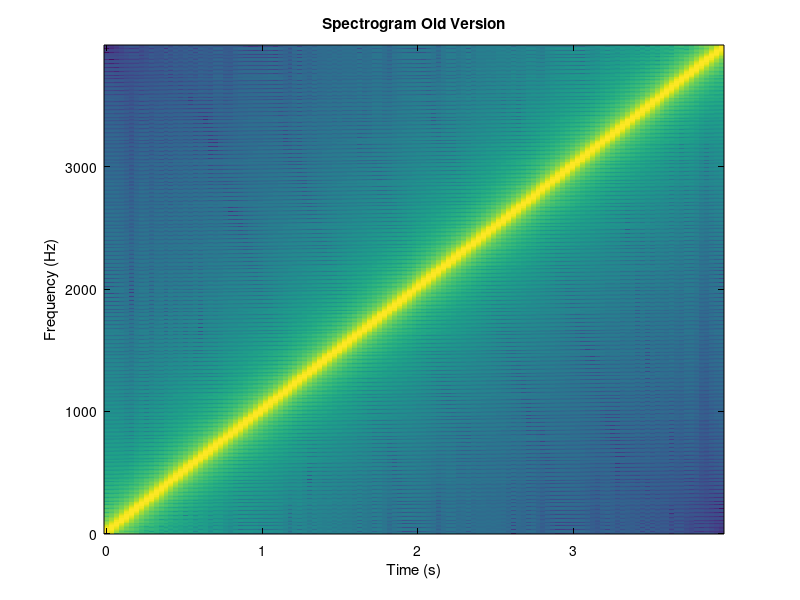

Recreate this plot in MATLAB.
%% Chapter 3 - How is sound processed in an MP3 player?
% This is a companion file to the book "Applied Signal Processing", 
% by T.Dutoit and F. Marques, Springer 2008.
% 
% It is supposed to be run cell-by-cell, using the cell mode of 
% MATLAB 6 and later versions. Search for "what are cells" in the 
% product help of MATLAB to know how to use them.
% 
% This file uses the SIGNAL_PROCESSING toolbox of MATLAB.
 
%%
% In this script, we will see how the limitations of the human auditory
% process have been taken into account for the design of perceptual audio
% coders, with special emphasis on the principles underlying the MPEG-1
% Layer-I audio coding norm. We start by examining a two-channel filter bank
% using conventional filters (Section 1) and QMF filters (Section 2). We
% then extend our study to a 32-channel PQMF filter bank (Section 3) and
% show how it can be efficiently implemented using block-based lapped
% transforms (Section 4). We conclude by providing our filter bank with
% a perceptual quantizer for sub-band signals (Section 5).
%
% Copyright N. Moreau, T. Dutoit (2007)

% Order of the following 5 lines are important!
% onCleanup must be used after the configuration.
clc;
close all;
clear auto_save_fig;
set(0, 'DefaultFigureVisible', 'off'); 
security = onCleanup(@()Secure_Close);

set(0, 'defaultAxesColor', 'w');
set(0, 'defaultAxesXColor', 'k');
set(0, 'defaultAxesYColor', 'k');
set(0, 'defaultTextColor', 'k');
set(0, 'defaultFigureColor', 'w');

try
    
    %% 1. Two-channel filter bank
    % The MPEG 1 Layer I coder is based on quantifying the sub-band signals of
    % an analysis-synthesis filter bank (as we will see later, this can also be
    % interpreted in terms of block-transform-based processing).  
    % The analysis filter-bank at the encoder splits the signal into (ideally,
    % non-overlapping) frequency bands. The resulting narrow-band signals are
    % then decimated, and quantized. The decoder upsamples each sub-band signal
    % and performs band-pass-filtering so as to eliminate the aliasing images
    % due to upsampling.    
    % 
    % Before examining a complete M-channel filter bank, we first discuss 
    % the 2-channel case, and the effect of a decimation and interpolation in
    % each branch. 
    %
    % Let us first generate a 4-seconds chirp signal (from 0 to 4 kHz) with a
    % sampling rate of 8 kHz, which we will use as a reference throughout
    % this Section.  
    
    Fs=8000;
    input_signal=chirp((0:4*Fs)/Fs,0,4,4000);
    
    clf;
    soundsc(input_signal,Fs);
    
    %%
    % specgram(x, nfft, fs, window, noverlap)
    specgram(input_signal,1024,Fs,256);
    title('Spectrogram Old Version');
    ylabel('Frequency (Hz)');
    xlabel('Time (s)');
    auto_save_fig()
    
    % spectrogram(x,win,nOverlap,freqSpec,Fs)
    x = input_signal; win = hanning(256); nOverlap = 128;
    freqSpec = 1024;
    [S, F, T] = spectrogram(x,win,nOverlap,freqSpec,Fs);
    imagesc(T, F, 20*log10(abs(S)));
    axis xy;
    colormap(jet);
    title('Spectrogram New Version');
    ylabel('Frequency (Hz)');
    xlabel('Time (s)');
    auto_save_fig()
    
    %%
    % Applying direct downsampling-upsampling by 2 results in replacing every
    % other sample by zero. The result is that an artifact signal is added,
    % whose spectrum is the quadrature mirror image of that of the chirp. Two
    % sinusoids can be heard at any time. (Notice we multiply the signal by 2
    % when upsampling, so that the power of the signal remains unchanged.)
    
    downsampled=input_signal(1:2:end);
    upsampled(1:2:2*length(downsampled))=2*downsampled;
    
    clf;
    specgram(upsampled,1024,Fs, 256);
    auto_save_fig()
    soundsc(upsampled,Fs);
    
    %%
    % Adding a quarter-band filter after upsampling eliminates the image
    % distortion, making sure that only one 
    % sinusoid appears at any time. During the first half of the chirp, that
    % sinusoid is the chirp itself; during the second half, the sinusoid is an
    % alias, due to the quadrature mirror image of the chirp. 
    % We design the synthesis filter as symmetric FIR, so as to avoid phase 
    % distortion, and we set its order to 1000, so as to obtain high stop-band
    % rejection (close to 80 dB). Notice the first 1000 samples are a transient.
    
    G0=fir1(1000,1/2);
    freqz(G0,1);
    
    %%
    G0_output=filter(G0,1,upsampled);
    
    clf;
    % NB: The first 1000 samples are a filter transient reponse
    specgram(G0_output(1001:end),1024,Fs);
    auto_save_fig()
    soundsc(G0_output(1001:end),Fs);
    
    %% 
    % Adding another quarter-band filter before downsampling removes the
    % aliasing distortion, i.e. the alias in the second half of the chirp. This synthesis 
    % filter can a priori be identical to the analysis filter.
    
    H0=G0;
    H0_output=filter(H0,1,input_signal);
    downsampled=H0_output(1:2:end);
    upsampled(1:2:2*length(downsampled))=2*downsampled;
    G0_output=filter(G0,1,upsampled);
    
    clf;
    % NB: The first 2000 samples are a filter transient reponse
    specgram(G0_output(2001:end),1024,Fs, 256);
    auto_save_fig()
    soundsc(G0_output(2001:end),Fs);
    
    %% 
    % Using HF quarter-band filters instead of LF ones selects the second half
    % of the chirp.
    
    G1=fir1(1000,1/2,'high');
    H1=G1;
    H1_output=filter(H1,1,input_signal);
    downsampled=H1_output(1:2:end);
    upsampled(1:2:2*length(downsampled))=2*downsampled;
    G1_output=filter(G1,1,upsampled);
    
    clf;
    specgram(G1_output(2001:end),1024,Fs,256);
    auto_save_fig()
    soundsc(G1_output(2001:end),Fs);
    
    %%
    % We now examine the output of the 2-channel sub-band filter bank, by
    % adding  the two signals obtained above.
    
    synt_signal=G0_output+G1_output;
    
    clf;
    specgram(synt_signal(2001:end),1024,Fs,256);
    auto_save_fig()
    soundsc(synt_signal(2001:end),Fs);
    
    %%
    % Perfect reconstruction is not achieved, as shown in the previous
    % spectrogram. Closer examination of the error waveform shows that most of
    % the error lies in the center of the signal (this is not shown in the
    % spectrogram), i.e., for frequencies for which the H0 and H1 filters
    % overlap: more important aliasing cannot be avoided in each band for these
    % frequencies. 
    
    % Shift synt_signal to account for the filters delay. A symmetric FIR
    % filter of order N (length N+1) brings a delay of N/2 samples.
    error=synt_signal(1001:end)-input_signal(1:end-1000);
    plot(error);
    auto_save_fig()
    soundsc(error,Fs)
    
    %% 2. Two channel QMF filter bank
    % Perfect reconstruction is possible even with non ideal filters (i.e. even
    % with some aliasing in each band) provided the overall aliasing is canceled
    % when adding the low-pass and high-pass sub-band signals.
    % This, as we shall see, is mainly the responsibility of the analysis and
    % synthesis filters. 
    %
    % (Johnston's type) QMF filters provide a solution for nearly perfect
    % reconstruction. In this example, we use Johnston's "B-12" QMF. 
    
    H0_QMF=[-0.006443977 0.02745539 -0.00758164 ...
        -0.0913825  0.09808522 0.4807962];
    H0_QMF=[H0_QMF fliplr(H0_QMF)];
    [H0,W]=freqz(H0_QMF,1);
    
    H1_QMF=H0_QMF.*[1 -1 1 -1 1 -1 1 -1 1 -1 1 -1];
    [H1,W]=freqz(H1_QMF,1);
    
    plot(W/pi,20*log10(abs(H0)),'-',W/pi,20*log10(abs(H1)),'--');
    legend('H0(f)', 'H1(f)');
    xlabel('Normalized frequency (*pi rad/sample)'); ylabel('Magnitude (dB)');
    auto_save_fig()
    
    %%
    % These filters are not very frequency selective (because their order is
    % low), and will therefore allow important aliasing in each band.
    
    Fs=8000;
    input_signal=chirp((0:4*Fs)/Fs,0,4,4000);
    
    % LF band
    H0_output=filter(H0_QMF,1,input_signal);
    subband_0=H0_output(1:2:end);
    upsampled(1:2:2*length(subband_0))=2*subband_0;
    G0_QMF=H0_QMF;
    G0_output=filter(G0_QMF,1,upsampled);
    
    clf;
    specgram(G0_output,1024,Fs,256);
    auto_save_fig()
    %soundsc(G0_output,Fs);
    
    %%
    % HF band
    
    H1_output=filter(H1_QMF,1,input_signal);
    subband_1=H1_output(1:2:end);
    upsampled(1:2:2*length(subband_0))=2*subband_1;
    G1_QMF=-H1_QMF;
    G1_output=filter(G1_QMF,1,upsampled);
    
    clf;
    specgram(G1_output,1024,Fs,256);
    auto_save_fig()
    %soundsc(G1_output,Fs);
    
    %% 
    % Perfect reconstruction is now achieved, because the QMF analysis and
    % synthesis filters are such that the aliasing in each band sum up to zero
    % (more precisely, close to 0). 
    
    synt_signal=G0_output+G1_output;
    
    clf;
    specgram(synt_signal,1024,Fs,256);
    auto_save_fig()
    %soundsc(synt_signal,Fs);
    
    %% 3. 32-Channel Pseudo-QMF filter bank
    % We now build a 32-channel PQMF filter bank, as implemented in the MPEG-1
    % Layer-I norm, and check its perfect reconstruction capability.
    %
    % *MATLAB function involved:*
    % 
    % * |hn = PQMF32_prototype| returns in |hn| the impulse response of the prototype
    % low-pass symmetric filter of length 512 for building a 32-channel PQMF
    % filter bank. This filter is used in the MPEG-1 Layer-I coder. Its
    % normalized bandpass is 1/64 Hz and it satisfies the PR condition.  
    
    % Load the prototype lowpass filter
    hn=PQMF32_prototype;
    
    %%
    % Build 32 cosine modulated filters centered on normalized frequencies
    % Fi=(2*i+1)/64 *1/2
    PQMF32_Gfilters = zeros(32, 512);
    for i = 0:31
        t2 = ((2*i+1)*pi/(2*32))*((0:511)+16);
        PQMF32_Gfilters(i+1,:) = hn.*cos(t2);
    end
    PQMF32_Hfilters=fliplr(PQMF32_Gfilters);
    
    for i = 1:32
        [H,W]=freqz(PQMF32_Hfilters(i,:),1,512,44100);
        plot(W,20*log10(abs(H))); hold on
    end
    xlabel('Frequency (Hz)'); ylabel('Magnitude (dB)');
    set(gca,'xlim',[0 22050]);
    hold off;
    auto_save_fig()
    
    %%
    % Clearly, PQMF filters are not ideal band-pass filters with normalized
    % bandwidth=1/64. But they almost satisfy the "pseudo" feature, which
    % assumes that the filter response in a given band only overlaps with its 2
    % neighboring bands. The total normalized bandwidth of each filter is 
    % indeed about  1/32. Notice the filter gain is 15 dB, i.e. 20*log10(32)/2.
    % As a result, passing twice through the filter produces a gain of 32,
    % which compensates for the decimation by 32. In the next lines, it is thus
    % not necessary to multiply upsampled sub-band signals by 32.
    %
    % Let us now check the output of the PQMF filter bank when fed with 2
    % seconds of violin monophonic signal sampled at 44.100 Hz.
    
    [input_signal, Fs] = audioread('C:\Users\hp\Documents\Erasmus\Project\ASP_Project\chapters\ch-3\audio_samples\violin.wav');
    clf;
    specgram(input_signal,1024,Fs,256);
    auto_save_fig()
    soundsc(input_signal,Fs);
    
    %%
    output_signal=zeros(size(input_signal));
    
    for i=1:32
    
        Hi_output=filter(PQMF32_Hfilters(i,:),1,input_signal);
        subband_i=Hi_output(1:32:end);
        upsampled_i(1:32:32*length(subband_i))=subband_i;
        % synthesis filters are the symmetric of the analysis filters, which
        % ensures linear phase in each sub-band
        Gi_output=filter(PQMF32_Gfilters(i,:),1,upsampled_i');
        output_signal=output_signal+Gi_output;
        
        % Screen output
        fprintf('processing sub-band %3d\n', i)
    
        if i==3 
            G3_output=Gi_output;
        end
    
    end
    
    %%
    % As revealed by listening sub-band 3, isolated sub-band signals
    % are very much aliased, because each  PQMF filter is not ideal. 
    
    clf;
    specgram(G3_output,1024,Fs,256);
    auto_save_fig()
    soundsc(G3_output,Fs);
    
    %%
    % The PQMF filter bank makes sure aliasing in adjacent bands cancels itself
    % when sub-bands are added. 
    
    specgram(output_signal,1024,Fs,256);
    auto_save_fig()
    soundsc(output_signal,Fs);
    
    %%
    % The power of the reconstruction error is about 85 dB below that of the
    % signal. Notice the ouput is delayed by 511 samples (since H and G filters
    % have a delay of 511/2 samples).
    %
    % *MATLAB function involved:*
    % 
    % * |snr = snr(signal,signal_plus_noise, max_shift,showplot)| returns the
    % signal-to-noise ratio computed from the input signals. |Max_shift| gives
    % the maximum time-shift (in samples) between |signal| and
    % |signal_plus_noise|. The actual time-shift (obtained from the maximum of
    % the cross-correlation between both signals) is taken into account to
    % estimate the noise. If |showplot| is specified, then the signal,
    % signal_plus_noise, and error are plotted, and the SNR is printed on the
    % plot.
    
    error=output_signal(512:end)-input_signal(1:end-511);
    
    [signal_psd,w]=periodogram(input_signal(11001:12024),hamming(1024));
    [error_psd,w]=periodogram(error(11001:12024),hamming(1024));
    plot(w/pi*22050,10*log10(signal_psd)); hold on;
    plot(w/pi*22050,10*log10(error_psd),'r','linewidth',2); hold off;
    set(gca,'xlim',[0 22050]);
    legend('Signal PSD', 'Error PSD');
    xlabel('Frequency (Hz)'); ylabel('Magnitude (dB)');
    auto_save_fig()
    snr_PQMF=snr(input_signal(1:end-511),output_signal(512:end),0);
    
    %% 4. Filter banks and Lapped Transforms
    % If the length of the filters used in M-channel sub-band filters were
    % exactly M samples, one could easily see the operations performed
    % simultaneously by the M analysis filters as a linear transform of
    % successive non-overlapping M sample frames of the input signal.
    %
    % A 4-sample DFT, for instance, can implement a 4-channel filter bank
    % whose subband filters are the time-reversed of the lines of the 4x4 DFT
    % matrix. Applying it to a chirp is straightforward.
    
    Fs=8000;
    input_signal=chirp((1:4*Fs)/Fs,0,4,4000);
    
    for i=1:length(input_signal)/4
    
        % creating a column vector with 4 samples
        input_frame=input_signal(4*(i-1)+1:4*(i-1)+4)';
        
        % producing one sample in each downsampled sub-band, i.e. band-pass
        % filtering and downsampling all sub-bands in one operation.
        subbands_sample=fft(input_frame);
        
        % producing four samples of the filter bank output, i.e. upsampling, 
        % band-pass filtering all sub-bands, and summing them in one operation. 
        output_frame=ifft(subbands_sample);
        
        % storing the output column vector in the output signal
        output_signal(4*(i-1)+1:4*(i-1)+4)=output_frame';
    
    end
    
    soundsc(output_signal,Fs);
    
    %%
    % Since the underlying filters have complex coefficients, however, each
    % sub-band signal is complex. What is more, this type of filter bank is not
    % very frequency selective, as shown below. The frequency overlap between
    % adjacent bands is about half the main lobe band-pass (as in the previous
    % section on PQMF), but the side lobes are very high. This does not make it
    % a good candidate for sub-band coding. 
    
    tmp=[1 ; exp(-j*pi/2) ; exp(-j*pi) ; exp(-j*3*pi/2)];
    DFT_matrix_4x4=vander(tmp); 
    
    for i=1:4
        [H,W]=freqz(fliplr(DFT_matrix_4x4(i,:)),1,'whole');
        plot(W/pi,max(20*log10(abs(H)),-50)); hold on
    end
    xlabel('Normalized frequency (*pi rad/sample)'); ylabel('Magnitude (dB)');
    hold off;
    auto_save_fig()
    
    %%
    % In general, the length of the impulse responses of the analysis and
    % synthesis filters used in sub-band coders is higher than the number M of
    % channels.  The filtering operations, however, can still be
    % implemented as the multiplication of L-sample frames with LxM or
    % MxL matrices. 
    %
    % For example, the 32-channel PQMF filter-bank introduced in the previous
    % Section, in which the length L of the impulse response of each filter is
    % 512 samples, can be efficiently implemented as follows (which is very much
    % similar to the implementation of our previous DFT-based filter bank,
    % with the addition of overlap).
    
    % Build the PQMF H and G filters
    hn=PQMF32_prototype;
    PQMF32_Gfilters = zeros(32, 512);
    for i = 0:31
        t2 = ((2*i+1)*pi/(2*32))*((0:511)+16);
        PQMF32_Gfilters(i+1,:) = hn.*cos(t2);
    end
    
    [input_signal, Fs] = audioread('C:\Users\hp\Documents\Erasmus\Project\ASP_Project\chapters\ch-3\audio_samples\violin.wav');
    
    % Block-based sub-band filtering
    input_frame=zeros(512,1);
    output_signal=zeros(size(input_signal));
    
    for i=1:(length(input_signal)-512+32)/32
        
        % Overlap input_frames (column vectors)
        input_frame=input_signal((i-1)*32+1:(i-1)*32+512);
    
        % Analysis filters and downsampling
        % Since PQMF H filters are the time-reversed G filters, we use the G
        % filters matrix to simulate analysis filtering
        subbands_frame_i = PQMF32_Gfilters*input_frame;
        
        % Synthesis filters
        output_frame = PQMF32_Gfilters'*subbands_frame_i;
    
        % Overlap output_frames (with delay of 511 samples)
        output_signal((i-1)*32+1:(i-1)*32+512)= ...
            output_signal((i-1)*32+1:(i-1)*32+512)+output_frame;
        
    end
    
    %%
    % Obviously we get the same results as before, and the overall SNR is
    % unchanged.
    
    error=output_signal-input_signal;
    
    [signal_psd,w]=periodogram(input_signal(11001:12024),hamming(1024));
    [error_psd,w]=periodogram(error(11001:12024),hamming(1024));
    plot(w/pi*22050,10*log10(signal_psd)); hold on;
    plot(w/pi*22050,10*log10(error_psd),'r','linewidth',2); hold off;
    set(gca,'xlim',[0 22050]);
    legend('Signal PSD', 'Error PSD');
    xlabel('Frequency (Hz)'); ylabel('Magnitude (dB)');
    auto_save_fig()
    snr_lapped=snr(input_signal(512:end-512),...
                         output_signal(512:end-512),0);
    
    %% 5. Perceptual audio coding
    % The sub-band filtering process developed in the previous Sections
    % transforms the original stream of samples at sampling frequency Fs into
    % 32 parallel sub-bands sampled at Fs/32. It does not by itself produce
    % compression.
    %
    % Quantizing sub-band samples uniformly does not allow much transparency at
    % low bit rates, as shown in the 4-bits per sub-band sample trial below
    % (compression factor = 4). We use a mid-thread quantizer here, so as to
    % encode low level signals to 0.
    
    % Build the PQMF H and G filters
    hn=PQMF32_prototype;
    PQMF32_Gfilters = zeros(32, 512);
    for i = 0:31
        t2 = ((2*i+1)*pi/(2*32))*((0:511)+16);
        PQMF32_Gfilters(i+1,:) = hn.*cos(t2);
    end
    
    [input_signal, Fs] = audioread('C:\Users\hp\Documents\Erasmus\Project\ASP_Project\chapters\ch-3\audio_samples\violin.wav');
    
    % Block-based sub-band analysis filtering
    input_frame=zeros(512,1);
    output_signal=zeros(size(input_signal));
    
    n_frames=(length(input_signal)-512+32)/32;
    for i=1:n_frames
         
         % Overlap input_frames (column vectors)
         input_frame=input_signal((i-1)*32+1:(i-1)*32+512);
     
         % Analysis filters and downsampling
         % NB: we put sub-band signals in columns
         subbands(i,:) = (PQMF32_Gfilters*input_frame)';
     
         % Uniform quantization on 4 bits, using a mid-thread quantizer in
         % [-1,+1] 
         n_bits = 4;
         alpha = 2^(n_bits-1);
         quantized_subbands(i,:) = (floor(alpha*subbands(i,:)+0.5))/alpha; % mid-thread
    
         % the |uencode| and |udecode| functions provided by MATLAB do not
         % properly implement a mid-thread quantizer. Using them here (by
         % uncommenting the next two lines results in tonal quantization noise.
         % See Appendix 1 at the end of this script. 
         % codes = uencode(subbands(i,:),4,1);
         % quantized_subbands(i,:) = udecode(codes,4);
     
         % Synthesis filters
         output_frame = PQMF32_Gfilters'*quantized_subbands(i,:)';
     
         % Overlap output_frames (with delay of 511 samples)
         output_signal((i-1)*32+1:(i-1)*32+512)= ...
             output_signal((i-1)*32+1:(i-1)*32+512)+output_frame;
         
    end
    
    specgram(output_signal,1024,Fs,256);
    auto_save_fig()
    soundsc(output_signal,Fs);
    
    %%
    % The resulting output signal is degraded. It exhibits a strong high
    % frequency tonal noise. This is typical of sub-band coding, in which
    % quantization errors are produced at Fs/32, i.e. 1378 Hz.
    % The SNR falls down to 10.3 dB.
    
    % NB: no delay compensation required, as the first sub-band samples
    % produced by the lapped transform correspond to the 512th original
    % samples.
    
    error=output_signal-input_signal;
    
    [signal_psd,w]=periodogram(input_signal(11001:12024),...
        hamming(1024));
    [error_psd,w]=periodogram(error(11001:12024),...
        hamming(1024));
    plot(w/pi*22050,10*log10(signal_psd)); hold on;
    plot(w/pi*22050,10*log10(error_psd),'r','linewidth',2); hold off;
    set(gca,'xlim',[0 22050]);
    legend('Signal PSD', 'Error PSD');
    xlabel('Frequency (Hz)'); 
    ylabel('Magnitude (dB)');
    auto_save_fig()
    snr_4bits=snr(input_signal(512:end-512),output_signal(512:end-512),0);
    
    %%
    % One can see that the fixed [-1,+1] quantizer range does not adequately
    % account for the  variation of sub-band signal level across sub-bands, 
    % as well as in time.  
    
    plot(quantized_subbands(100:200,2)); hold on; 
    plot(subbands(100:200,2),'--r'); hold off;
    legend('Sub-band #2, quantized', 'Sub-band#2, original');
    xlabel('Time (samples at Fs/32)'); ylabel('Amplitude');
    auto_save_fig()
    
    %%
    % An obvious means of enhancing its quality is therefore to apply a
    % scale factor to each sub-band quantizer. As in the MPEG-1 Layer-I coder,
    % we compute a new scale factor every 12 sub-band sample (i.e. every 
    % 32x12 = 384 sample at the original sample rate).
    % Quantization errors are much reduced (here in sub-band #2).
    
    % Adaptive quantization per blocks of 12 frames
    n_frames=fix(n_frames/12)*12;
    for k=1:12:n_frames
        
        % Computing scale factors in each 12 samples sub-band chunk
        [scale_factors,tmp]=max(abs(subbands(k:k+11,:)));
        
        % Adaptive uniform quantization on 4 bits, using a mid-thread quantizer in
        % [-Max,+Max] 
        for j=1:32 % for each sub-band
     
            n_bits = 4;
            alpha = 2^(n_bits-1)/scale_factors(j);
            quantized_subbands(k:k+11,j) = ...
                (floor(alpha*subbands(k:k+11,j)+0.5))/alpha; % mid-thread
    
        end
    
    end
    
    plot(quantized_subbands(100:200,2)); hold on; 
    plot(subbands(100:200,2),'--r'); hold off;
    legend('Sub-band #2, quantized', 'Sub-band#2, original');
    xlabel('Time (samples at Fs/32)'); ylabel('Amplitude');
    auto_save_fig()
    
    %%
    % The resulting signal is of much higher quality.
    
    % Signal synthesis
    output_signal=zeros(size(input_signal));
    for i=1:n_frames
    
        % Synthesis filters
        output_frame = PQMF32_Gfilters'*quantized_subbands(i,:)';
    
        % Overlap output_frames (with delay of 511 samples)
        output_signal((i-1)*32+1:(i-1)*32+512)= ...
            output_signal((i-1)*32+1:(i-1)*32+512)+output_frame;
        
    end
    
    specgram(output_signal,1024,Fs,256);
    auto_save_fig()
    soundsc(output_signal,Fs);
    
    %%
    % The overall SNR has increased to 25 dB.
    
    error=output_signal-input_signal;
    
    [signal_psd,w]=periodogram(input_signal(11001:12024),...
         hamming(1024));
    [error_psd,w]=periodogram(error(11001:12024),...
         hamming(1024));
    plot(w/pi*22050,10*log10(signal_psd)); hold on;
    plot(w/pi*22050,10*log10(error_psd),'r','linewidth',2); hold off;
    set(gca,'xlim',[0 22050]);
    legend('Signal PSD', 'Error PSD');
    xlabel('Frequency (Hz)'); 
    ylabel('Magnitude (dB)');
    auto_save_fig()
    
    snr_4bits_scaled=snr(input_signal(512:end-512),...
        output_signal(512:end-512),0);
    
    %%
    % The ultimate refinement, which is by far the most effective and results
    % from years of audio research, consists in accepting more quantization
    % noise (by allocating less bits, and thereby accepting a higher SNR) in
    % frequency bands where it will not be heard, and using these extra bits
    % for more perceptually prominent bands. The required perceptual
    % information is provided by a psycho-acoustical model.
    %
    % For any 512-sample frame taken from the input signal, the MPEG-1 Layer-I
    % psycho-acoustical model computes a global masking threshold, obtained by
    % first detecting prominent tonal and noise maskers, separately, and
    % combining their individual thresholds. The maximum of this global
    % threshold and the absolute auditory threshold is then taken as the final
    % threshold. 
    %
    % *MATLAB function involved:*
    % 
    % * |function [SMR, min_threshold_subband, masking_threshold] = ...
    %    MPEG1_psycho_acoustic_model1(frame)|
    % Computes the masking threshold (in dB) corresponding to psycho-acoustic
    % model #1 used in MPEG-1 Audio (cf  ISO/CEI  norm 11172-3:1993 (F), pp.
    % 122-128). 
    % Input |frame| length should be 512 samples. 
    % |min_threshold_subband| returns the minimun of |masking threshold| in each
    % of the 32 sub-bands. 
    % |SMR| returns 27 signal-to-mask ratios (in dB);
    % |SMR|(28-32) are not used. 
    
    frame=input_signal(11001:11512);
    [SMR, min_threshold,frame_psd_dBSPL]= ...
        MPEG1_psycho_acoustic_model1(frame);
    % NB: the power levels returned by this function assume that a full-scale 
    % signal (in [-1,+1]) corresponds to 96 DB SPL
    
    f = (0:255)/512*44100;
    auditory_threshold_dB = 3.64*((f/1000).^-0.8) - ...
        6.5*exp(-0.6.*((f/1000)-3.3).^2) + 0.001*((f/1000).^4);
    plot(f, frame_psd_dBSPL, f, min_threshold,'.r', ...
        f, auditory_threshold_dB, '-.k');
    hold off;
    axis([0 22050 -20 100]);
    legend('Signal PSD', 'Min. threshold per sub-band','Absolute threshold');
    xlabel('Frequency (Hz)'); ylabel('Magnitude (dB)');
    auto_save_fig()
    
    %%
    % Signal-to-Mask Ratios (SMR) are computed for each band, in a very
    % conservative way (as the ratio of the maximum of the signal PSD to the
    % minimum of the masking threshold in each band).  
    % Bit allocation is performed by an iterative algorithm which gives
    % priority to sub-bands with higher SMR. 
    % The resulting SNR in each sub-band should be greater or equal to
    % the SMR, so as to push the noise level below the masking threshold.
    %
    % *MATLAB function involved:*
    % 
    % * |function [N_bits,SNR] = MPEG1_bit_allocation(SMR, bit_rate)|
    % Implements a simplified bit allocation greedy algorithm.
    % |SMR| is the signal-to-mask ratios in each sub-band,
    % as defined by the MPEG1 psycho-acoustic model. 
    % |bit_rate| is in kbits/s.
    % |N_bits| is the number is bits in each sub_band.
    % |SNR| is the maximum SNR in each sub-band after quantization, i.e. the
    % SNR assuming each sub-band contains a full-range sinusoid.
    % NB: N_bits and SNR are set to zero for sub-bands 28 to 32.
    
    % Allocating bits for a target bit rate of 192 kbits/s (compression
    % ratio = 4)
    [N_bits, SNR] = MPEG1_bit_allocation(SMR, 192000);
    
    stairs((0:32)/32*22050,[SMR SMR(32)]);
    hold on;
    stairs((0:32)/32*22050,[SNR SNR(32)],'--');
    axis([0 22050 -20 100]);
    legend('SMR', 'SNR');
    xlabel('Frequency (Hz)'); ylabel('Magnitude (dB)');
    auto_save_fig()
    
    %%
    % Let us test this on the complete signal, adding perceptual bit allocation
    % to adaptive uniform quantization. 
    % Notice we simplify the quantization
    % scheme here, compared to MPEG-1, by considering quantization with any
    % number of bits in [0,16].  
    
    % Adaptive quantization per blocks of 12 frames
    n_frames=fix(n_frames/12)*12;
    for k=1:12:n_frames
        
        % Computing scale factors in each 12 samples sub-band chunk
        [scale_factors,tmp]=max(abs(subbands(k:k+11,:)));
        
        % Computing SMRs
        frame=input_signal(176+(k-1)*32:176+(k-1)*32+511);
        % NB: the input frame for the psycho-acoustic model is delayed by 176
        % samples, as it should be centered in the middle of the local block of
        % 12 sub-band samples, and the first sub-band sample corresponds to
        % original sample 256 (actually, to sample 512, but the analysis filter
        % introduces a delay of 256 samples). So the center of the first frame should
        % be on original sample 256+11*32/2=432, and the beginning of this frame
        % falls on sample 11*32/2=176.
        SMR = MPEG1_psycho_acoustic_model1(frame);
    
       % Allocating bits for a target bit rate of 192 kbits/s (compression
       % ratio = 4)
        N_bits = MPEG1_bit_allocation(SMR, 192000);
    
        % Adaptive perceptual uniform quantization, using a mid-thread 
        % quantizer in [-Max,+Max] 
        for j=1:32 % for each sub-band
    
            if N_bits(j)~=0
                alpha = 2^(N_bits(j)-1)/scale_factors(j);
                quantized_subbands(k:k+11,j) = ...
                    (floor(alpha*subbands(k:k+11,j)+0.5))/alpha; % mid-thread
    
    %             codes= uencode(subbands(k:k+11,j),N_bits(j),...
    %                 scale_factors(j),'signed');
    %             quantized_subbands(k:k+11,j) = ... 
    %                 udecode(codes,N_bits(j),scale_factors(j));
            else
                quantized_subbands(k:k+11,j) = 0;
            end
    
        end
    
        % Screen output
        fprintf('processing frame %3d/%3d\n', k,n_frames)
    
    end
    
    % Signal synthesis
    output_signal=zeros(size(input_signal));
    for i=1:n_frames
        % Synthesis filters
        output_frame = PQMF32_Gfilters'*quantized_subbands(i,:)';
        % Overlap output_frames (with delay of 511 samples)
        output_signal((i-1)*32+1:(i-1)*32+512)= ...
            output_signal((i-1)*32+1:(i-1)*32+512)+output_frame;
    end
    
    clf;
    specgram(output_signal,1024,Fs,256);
    auto_save_fig()
    soundsc(output_signal,Fs);
    
    %%
    % Quantization noise is now very small in some prominent sub-bands, like
    % sub-band #2. 
    
    clf;
    plot(subbands(100:200,2),'--r'); hold on;
    plot(quantized_subbands(100:200,2)); hold off; 
    legend('Sub-band #2, original','Sub-band#20, quantized');
    xlabel('Time (samples at Fs/32)'); ylabel('Amplitude');
    auto_save_fig()
    
    %%
    % It is also more important in other sub-bands, like sub-band #20. 
    
    plot(subbands(100:200,20),'--r'); hold on;
    plot(quantized_subbands(100:200,20)); hold off; 
    legend('Sub-band #20, original','Sub-band#20, quantized');
    xlabel('Time (samples at Fs/32)'); ylabel('Amplitude');
    auto_save_fig()
    
    %%
    % The overall SNR has increased to 36.2 dB.
    % The perceptual SNR is actually much higher, since most of the noise
    % cannot be heard. 
    
    error=output_signal(1:end)-input_signal(1:end);
    
    [signal_psd,w]=periodogram(input_signal(11001:12024),...
        hamming(1024));
    [error_psd,w]=periodogram(error(11001:12024),...
        hamming(1024));
    plot(w/pi*22050,10*log10(signal_psd)); hold on;
    plot(w/pi*22050,10*log10(error_psd),'r','linewidth',2); hold off;
    legend('Signal PSD', 'Error PSD');
    xlabel('Frequency (Hz)'); ylabel('Magnitude (dB)');
    auto_save_fig()
    
    snr_scaled_perceptual=snr(input_signal(512:end-512),...
        output_signal(512:end-512),0);
    
    %%
    % The price to pay is that the scale factors and the number of bits per
    % sub-band must now be stored, every 12 frames (i.e. every 12*32 sub-band
    % samples). 
    % In the MPEG-1 norm, scale factors expressed in dB and quantized
    % on 6 bits each. This comes from the fact that the ear perceives loudness
    % as the log of the energy, and has about 96 dB of hearing dynamics with a
    % sensitivity threshold of about 1 dB. With 6 bits, the quantization step
    % is 96/64 dB and the error lies in [-96/62/2, +96/64/2], which is below
    % the 1 dB threshold.
    % Assuming 4 bits are required for this information in each of the
    % 27 first sub-bands (sub-bands 28 to 32 are ignored my MPEG1), this leads
    % to 27*10=270 bits every 12 frames. 
    % (In practice, MPEG-1 does not allow all integer values in [1,16] for the
    % number of bits in each band, which makes it possible to quantize it to
    % less then 4 bits. The total number of bits used for bit allocation is
    % then reduced to 88.) 
    % It is easy to obtain the number of bits used for the last block of 12
    % frames in our audio test, and the related bit-rate.
    
    bits_per_block=sum(N_bits)*12+270;
    bit_rate=bits_per_block*44100/384;
    
    %% Appendix 1: Uniform quantizers
    % In Section 5 we have used a mid-thread quantizer. It was tempting to use
    % the |uencode| and |udecode| fucntions provided by MATLAB, but a quick
    % examination of the quantization charactertic of these functions shows
    % they do not implement a real mid-thread quantizer.
    
    x = -1:0.01:1;
    n_bits=3;
    codes = uencode(x,n_bits,1);
    y1 = udecode(codes,n_bits,1);
    alpha = 2^(n_bits-1);
    y2 = (floor(alpha*x)+0.5)/alpha; % mid-rise
    y3 = (floor(alpha*x+0.5))/alpha; % mid-thread
    
    plot(x,y1); hold on
    plot(x,y2,'r')
    plot(x,y3,'g')
    plot([0 0], [-1 1])
    plot([-1 1], [0 0])
    axis([-1 1 -1 1])
    legend('uen(de)code', 'mid-rise','mid-thread');
    auto_save_fig()

catch ME
    drawnow;
    pause(0.05); 

    fprintf(2, '\n[ STATUS: ERROR - SYSTEM CRASHED ]\n');
    fprintf(2, 'Reason: %s\n', ME.message);
    
    if ~isempty(ME.stack)
        fprintf(2, 'Line: %d\n', ME.stack(1).line);
    end
end

function Secure_Close()
    % In case of an error, turn to default setting on, so we can open the
    % saved files.
    fprintf('SECURITY ACTIVE: returning to default settings...\n');
    set(0, 'DefaultFigureVisible', 'on');
end

function auto_save_fig()
    persistent counter;
    if isempty(counter)
        counter = 1;
    else
        counter = counter + 1;
    end
    
    currentFolder = 'C:\Users\hp\Documents\Erasmus\Project\ASP_Project\chapters\ch-3\original-matlab';
    pngFolder = fullfile(currentFolder, '..','figures', 'MATLAB', 'png');
    figFolder = fullfile(currentFolder, '..','figures', 'MATLAB', 'fig');
    
    if ~exist(pngFolder, 'dir'), mkdir(pngFolder); end
    if ~exist(figFolder, 'dir'), mkdir(figFolder); end
    
    % sprintf: put 0's to empty places, the number are at least 2 digit,
    % numbers are decimals.
    fileName = sprintf('fig_%02d', counter);

    drawnow; % complete the drawing
    % set(gcf, 'ToolBar', 'none'); % hide tool bar
    % set(gcf, 'MenuBar', 'none'); % hide top menu
    % set(gcf, 'PaperPositionMode', 'auto');
    % set(gca, 'LooseInset', get(gca, 'TightInset') *1.5);

    set(gcf, 'Visible', 'on');
    savefig(gcf, fullfile(figFolder, [fileName, '.fig']));
    exportgraphics(gcf, fullfile(pngFolder, [fileName, '.png']),'BackgroundColor', 'white');
    % saveas(gcf, fullfile(pngFolder, [fileName, '.png']));
    % print(gcf, fullfile(pngFolder, [fileName, '.png']));
    set(gcf, 'Visible', 'off');
    disp([fileName,' saved to: ', pngFolder]);
    close(gcf);
end
